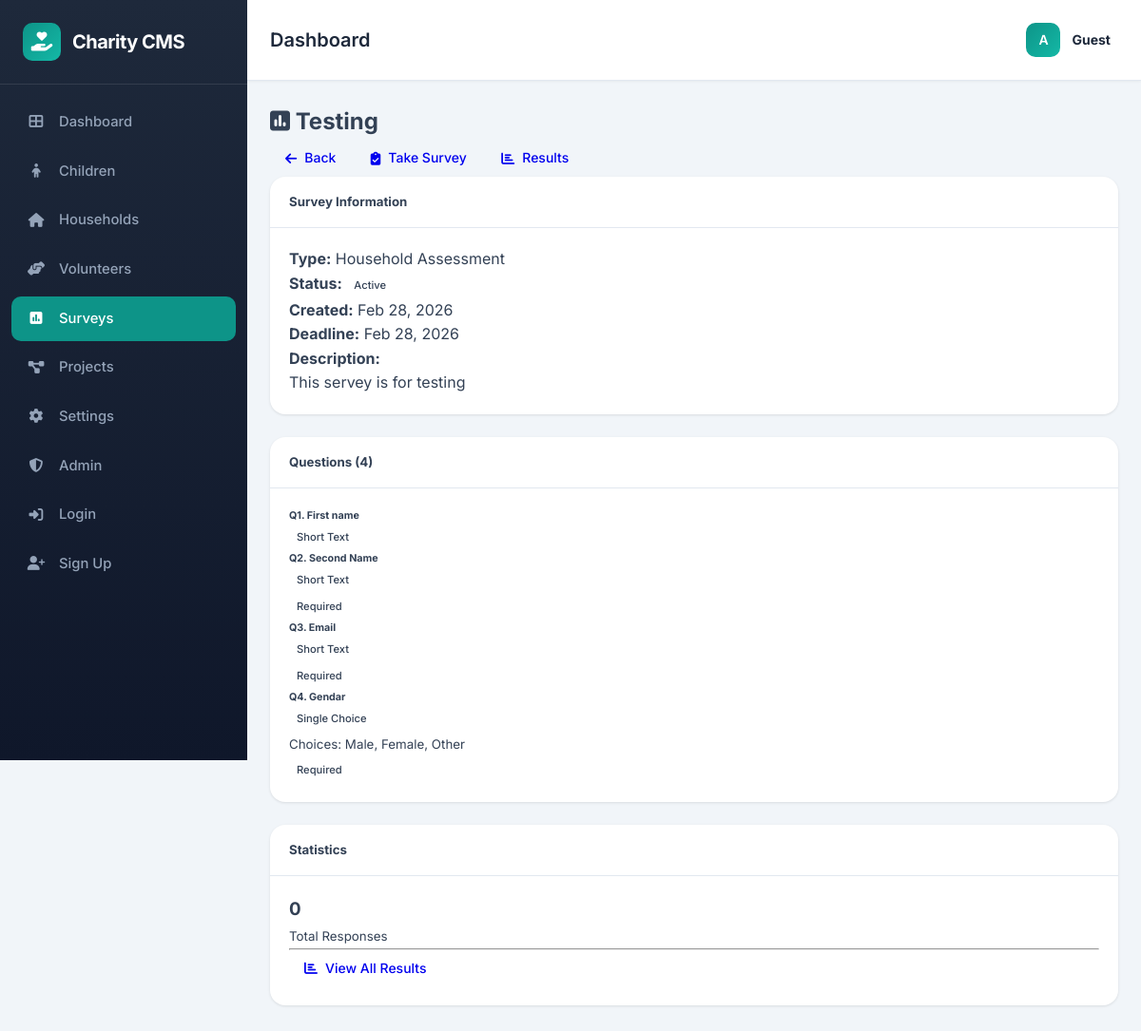
Screenshot of /surveys/1/ with the database file from the repository.
### children/models.py (models this page shows, shortened)
class Survey(models.Model):
    SURVEY_TYPES = [
        ('household', 'Household Assessment'),
        ('child', 'Child Assessment'),
        ('feedback', 'Feedback Survey'),
        ('evaluation', 'Program Evaluation'),
        ('other', 'Other'),
    ]
    title = models.CharField(max_length=255)
    description = models.TextField(blank=True)
    survey_type = models.CharField(max_length=20, choices=SURVEY_TYPES, default='other')
    is_active = models.BooleanField(default=True)
    created_by = models.ForeignKey(
        'auth.User',
        on_delete=models.SET_NULL,
        null=True,
        related_name='created_surveys'
    )
    created_at = models.DateTimeField(auto_now_add=True)
    updated_at = models.DateTimeField(auto_now=True)
    deadline = models.DateField(null=True, blank=True)
    class Meta:
        ordering = ['-created_at']
        verbose_name = 'Survey'
        verbose_name_plural = 'Surveys'

class SurveyQuestion(models.Model):
    QUESTION_TYPES = [
        ('text', 'Short Text'),
        ('textarea', 'Long Text'),
        ('choice', 'Single Choice'),
        ('multiple', 'Multiple Choice'),
        ('number', 'Number'),
        ('date', 'Date'),
        ('yes_no', 'Yes/No'),
    ]
    survey = models.ForeignKey(Survey, on_delete=models.CASCADE, related_name='questions')
    question_text = models.TextField()
    question_type = models.CharField(max_length=20, choices=QUESTION_TYPES, default='text')
    choices = models.TextField(
        blank=True,
        help_text='Comma-separated choices for choice/multiple question types'
    )
    is_required = models.BooleanField(default=False)
    order = models.PositiveIntegerField(default=0)
    class Meta:
        ordering = ['order']

### children/views_html.py (the view)
def survey_detail(request, pk):
    survey = get_object_or_404(Survey.objects.prefetch_related('questions'), pk=pk)
    context = {
        'survey': survey,
    }
    return render(request, 'children/survey_detail.html', context)

### templates/children/survey_detail.html (shortened to what this page needs)
{% extends 'base.html' %}
{% block content %}
<div class="container-fluid">
    <div class="d-flex justify-content-between align-items-center mb-4">
        <h2><i class="fas fa-poll"></i> {{ survey.title }}</h2>
        <div>
            <a href="{% url 'surveys' %}" class="btn btn-secondary">
                <i class="fas fa-arrow-left"></i> Back
            </a>
            {% if survey.is_active %}
            <a href="{% url 'survey-take' survey.id %}" class="btn btn-success">
                <i class="fas fa-clipboard-check"></i> Take Survey
            </a>
            {% endif %}
            <a href="{% url 'survey-results' survey.id %}" class="btn btn-warning">
                <i class="fas fa-chart-bar"></i> Results
            </a>
        </div>
    </div>
    <div class="row">
        <div class="col-md-8">
            <div class="card mb-4">
                <div class="card-header">
                    <h5 class="mb-0">Survey Information</h5>
                </div>
                <div class="card-body">
                    <div class="row">
                        <div class="col-md-6">
                            <p><strong>Type:</strong> {{ survey.get_survey_type_display }}</p>
                            <p><strong>Status:</strong>
                                {% if survey.is_active %}
                                <span class="badge bg-success">Active</span>
                                {% else %}
                                <span class="badge bg-secondary">Inactive</span>
                                {% endif %}
                            </p>
                        </div>
                        <div class="col-md-6">
                            <p><strong>Created:</strong> {{ survey.created_at|date:"M d, Y" }}</p>
                            <p><strong>Deadline:</strong>
                                {% if survey.deadline %}
                                {{ survey.deadline|date:"M d, Y" }}
                                {% else %}
                                No deadline
                                {% endif %}
                            </p>
                        </div>
                    </div>
                    {% if survey.description %}
                    <p><strong>Description:</strong></p>
                    <p>{{ survey.description }}</p>
                    {% endif %}
                </div>
            </div>
            <div class="card">
                <div class="card-header">
                    <h5 class="mb-0">Questions ({{ survey.questions.count }})</h5>
                </div>
                <div class="card-body">
                    {% if survey.questions.all %}
                        {% for question in survey.questions.all %}
                        <div class="border-bottom pb-3 mb-3">
                            <div class="d-flex justify-content-between">
                                <h6>Q{{ forloop.counter }}. {{ question.question_text }}</h6>
                                <span class="badge bg-info">{{ question.get_question_type_display }}</span>
                            </div>
                            {% if question.choices %}
                            <p class="text-muted mb-1"><small>Choices: {{ question.choices }}</small></p>
                            {% endif %}
                            {% if question.is_required %}
                            <span class="badge bg-danger">Required</span>
                            {% endif %}
                        </div>
                        {% endfor %}
                    {% else %}
                    <p class="text-muted">No questions added yet.</p>
                    {% endif %}
                </div>
            </div>
        </div>
        <div class="col-md-4">
            <div class="card">
                <div class="card-header">
                    <h5 class="mb-0">Statistics</h5>
                </div>
                <div class="card-body">
                    <div class="text-center mb-3">
                        <h3 class="mb-0">{{ survey.responses.count }}</h3>
                        <small class="text-muted">Total Responses</small>
                    </div>
                    <hr>
                    <a href="{% url 'survey-results' survey.id %}" class="btn btn-outline-primary w-100">
                        <i class="fas fa-chart-bar"></i> View All Results
                    </a>
                </div>
            </div>
        </div>
    </div>
</div>
{% endblock %}

### templates/base.html (shortened to what this page needs)
<!DOCTYPE html>
<html lang="en">
<head>
    <link href="https://cdnjs.cloudflare.com/ajax/libs/font-awesome/6.4.0/css/all.min.css" rel="stylesheet">
</head>
<body>
    <nav class="sidebar" id="sidebar">
        <div class="sidebar-brand">
            <div class="sidebar-brand-icon">
                <i class="fas fa-hand-holding-heart"></i>
            </div>
            <span>Charity CMS</span>
        </div>
        <ul class="sidebar-menu">
            <li><a href="{% url 'home' %}" class="{% if request.path == '/' %}active{% endif %}"><i class="fas fa-th-large"></i><span>Dashboard</span></a></li>
            <li><a href="{% url 'children-directory' %}" class="{% if 'children' in request.path and 'add' not in request.path %}active{% endif %}"><i class="fas fa-child"></i><span>Children</span></a></li>
            <li><a href="{% url 'households' %}" class="{% if 'household' in request.path and 'add' not in request.path %}active{% endif %}"><i class="fas fa-home"></i><span>Households</span></a></li>
            <li><a href="{% url 'volunteers' %}" class="{% if 'volunteer' in request.path and 'add' not in request.path %}active{% endif %}"><i class="fas fa-hands-helping"></i><span>Volunteers</span></a></li>
            <li><a href="{% url 'surveys' %}" class="{% if 'survey' in request.path %}active{% endif %}"><i class="fas fa-poll"></i><span>Surveys</span></a></li>
            <li><a href="#"><i class="fas fa-project-diagram"></i><span>Projects</span></a></li>
            <li><a href="#"><i class="fas fa-cog"></i><span>Settings</span></a></li>
            <li><a href="/admin/"><i class="fas fa-shield-alt"></i><span>Admin</span></a></li>
            {% if user.is_authenticated %}
            <li><a href="{% url 'logout' %}"><i class="fas fa-sign-out-alt"></i><span>Logout</span></a></li>
            {% else %}
            <li><a href="{% url 'login' %}"><i class="fas fa-sign-in-alt"></i><span>Login</span></a></li>
            <li><a href="{% url 'signup' %}"><i class="fas fa-user-plus"></i><span>Sign Up</span></a></li>
            {% endif %}
        </ul>
    </nav>
    <div class="main-content">
        <div class="top-bar">
            <h1>{% block page_title %}Dashboard{% endblock %}</h1>
            <div class="user-dropdown">
                <div class="user-avatar">A</div>
                <div class="user-info">
                    {% if user.is_authenticated %}
                    <strong>{{ user.username }}</strong>
                    {% else %}
                    <strong>Guest</strong>
                    {% endif %}
                </div>
            </div>
        </div>
        <div class="content-area">
            {% block content %}{% endblock %}
        </div>
    </div>
</body>
</html>

### templates/base.html (style rules this page uses)
:root { --primary: #0d9488; --primary-dark: #0f766e; --primary-light: #14b8a6; --secondary: #64748b; --success: #10b981; --warning: #f59e0b; --danger: #ef4444; --dark: #1e293b; --light: #f8fafc; --border: #e2e8f0; --sidebar-width: 260px; }
* { margin: 0; padding: 0; box-sizing: border-box; }
body { font-family: 'Inter', -apple-system, BlinkMacSystemFont, sans-serif; background: #f1f5f9; color: #334155; line-height: 1.6; }
.sidebar { width: var(--sidebar-width); background: linear-gradient(180deg, #1e293b 0%, #0f172a 100%); height: 100vh; position: fixed; left: 0; top: 0; padding: 0; z-index: 100; transition: transform 0.3s ease; overflow-y: auto; }
.sidebar-brand { padding: 1.5rem; display: flex; align-items: center; gap: 0.75rem; border-bottom: 1px solid rgba(255,255,255,0.1); }
.sidebar-brand-icon { width: 40px; height: 40px; background: linear-gradient(135deg, #0d9488, #14b8a6); border-radius: 10px; display: flex; align-items: center; justify-content: center; color: white; font-size: 1.25rem; flex-shrink: 0; }
.sidebar-brand span { color: white; font-size: 1.25rem; font-weight: 700; letter-spacing: -0.5px; }
.sidebar-menu { list-style: none; padding: 1rem 0.75rem; }
.sidebar-menu li { margin-bottom: 0.25rem; }
.sidebar-menu a { display: flex; align-items: center; gap: 0.875rem; padding: 0.75rem 1rem; color: #94a3b8; text-decoration: none; border-radius: 10px; transition: all 0.3s cubic-bezier(0.4, 0, 0.2, 1); font-weight: 500; font-size: 0.925rem; white-space: nowrap; }
.sidebar-menu a:hover, .sidebar-menu a.active { background: var(--primary); color: white; }
.sidebar-menu i { width: 20px; text-align: center; flex-shrink: 0; }
.main-content { margin-left: var(--sidebar-width); min-height: 100vh; transition: margin-left 0.3s ease; }
.top-bar { background: white; padding: 1rem 1.5rem; display: flex; justify-content: space-between; align-items: center; border-bottom: 1px solid var(--border); position: sticky; top: 0; z-index: 50; box-shadow: 0 1px 3px rgba(0,0,0,0.05); }
.top-bar h1 { font-size: 1.25rem; font-weight: 600; color: var(--dark); }
.user-dropdown { display: flex; align-items: center; gap: 0.75rem; cursor: pointer; padding: 0.5rem; border-radius: 10px; transition: background 0.2s; }
.user-avatar { width: 36px; height: 36px; border-radius: 10px; background: linear-gradient(135deg, #0d9488, #14b8a6); color: white; display: flex; align-items: center; justify-content: center; font-weight: 600; font-size: 0.875rem; }
.user-info strong { display: block; font-size: 0.875rem; color: var(--dark); }
.content-area { padding: 1.5rem; }
.card { background: white; border-radius: 16px; box-shadow: 0 1px 3px rgba(0,0,0,0.1); overflow: hidden; margin-bottom: 1.5rem; }
.card-header { padding: 1rem 1.25rem; border-bottom: 1px solid var(--border); display: flex; justify-content: space-between; align-items: center; flex-wrap: wrap; gap: 0.75rem; }
.card-body { padding: 1.25rem; }
.btn { display: inline-flex; align-items: center; gap: 0.5rem; padding: 0.5rem 1rem; border-radius: 10px; font-weight: 500; font-size: 0.875rem; text-decoration: none; border: none; cursor: pointer; transition: all 0.3s ease; white-space: nowrap; }
.badge { display: inline-flex; padding: 0.25rem 0.5rem; border-radius: 20px; font-size: 0.7rem; font-weight: 500; white-space: nowrap; }

### rows the page displays
Survey: title "Testing", survey_type "Household Assessment", created_at "Feb 28, 2026", deadline "Feb 28, 2026", description "This servey is for testing", questions.count "4", responses.count "0"
SurveyQuestion: question_text "First name", question_type "Short Text"
SurveyQuestion: question_text "Second Name", question_type "Short Text", is_required "Required"
SurveyQuestion: question_text "Email", question_type "Short Text", is_required "Required"
SurveyQuestion: question_text "Gendar", question_type "Single Choice", choices "Male, Female, Other", is_required "Required"
